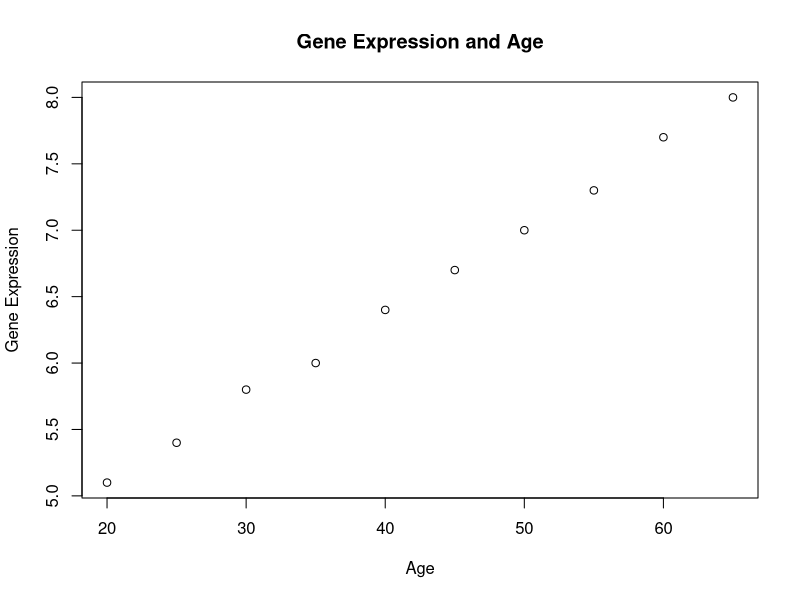
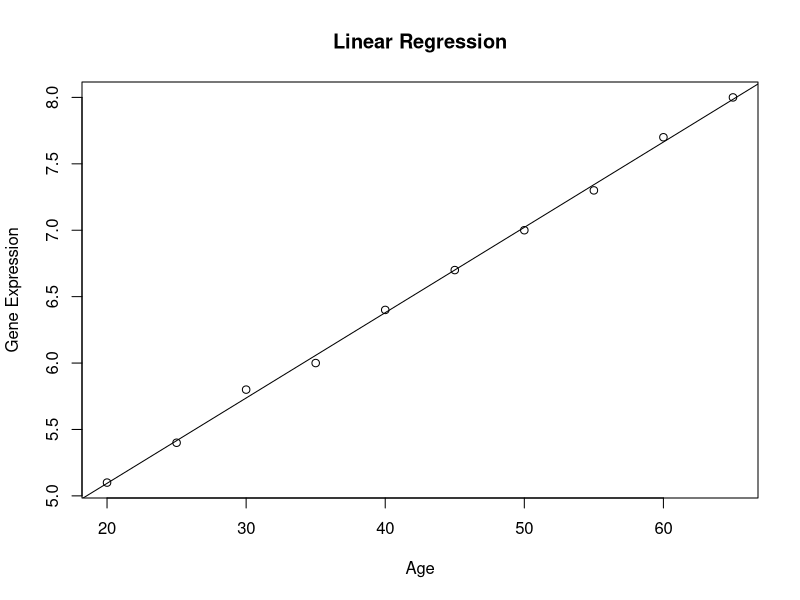
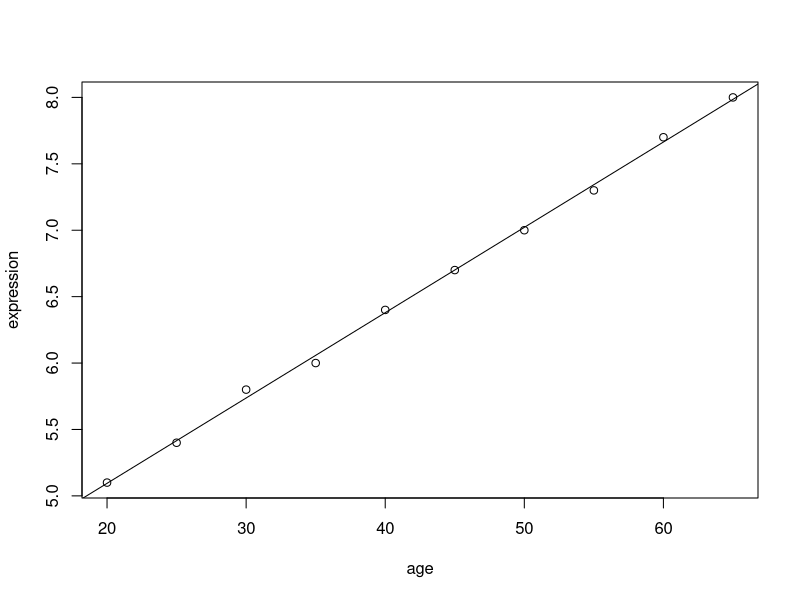
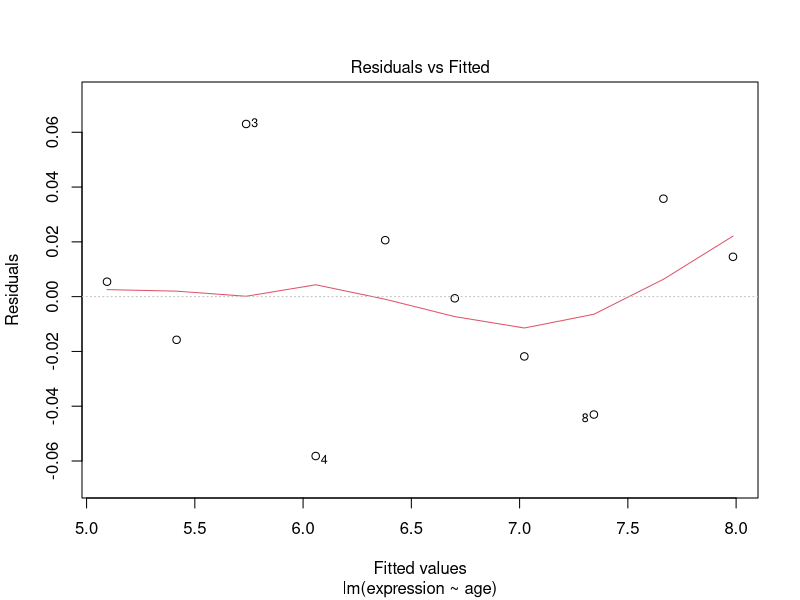
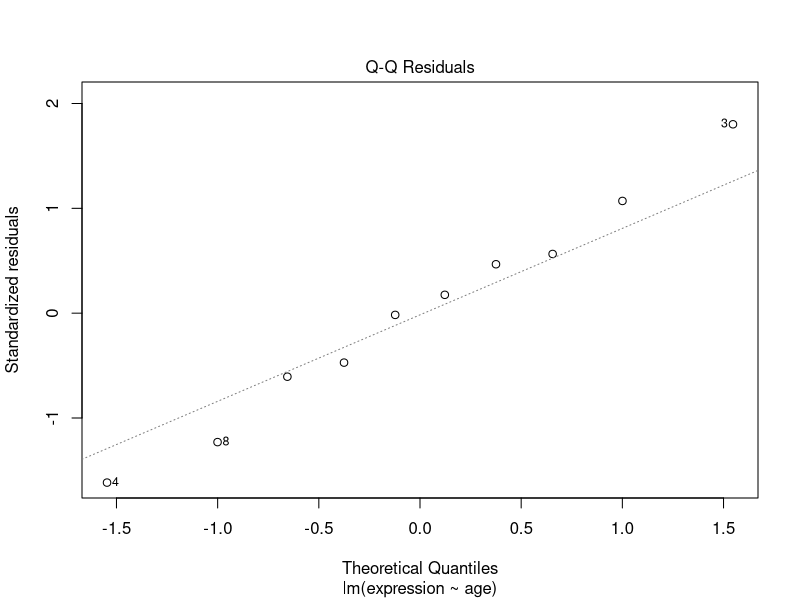
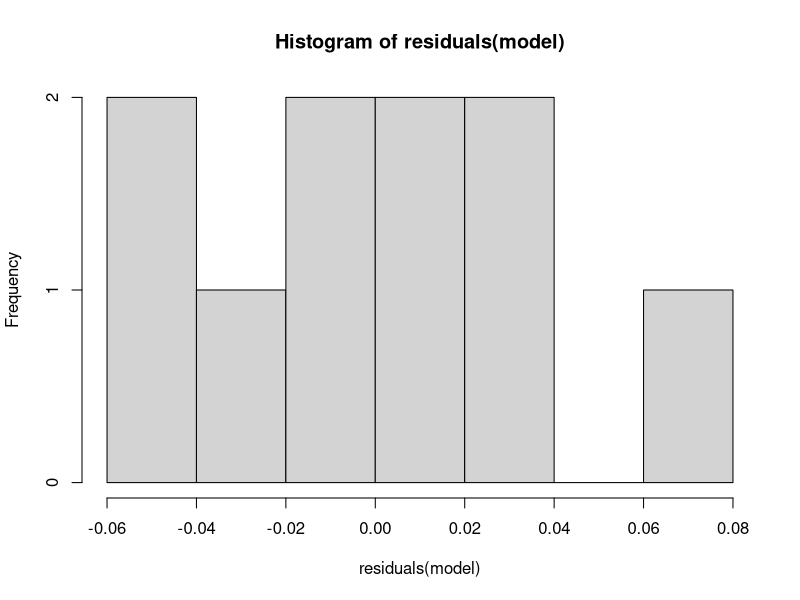
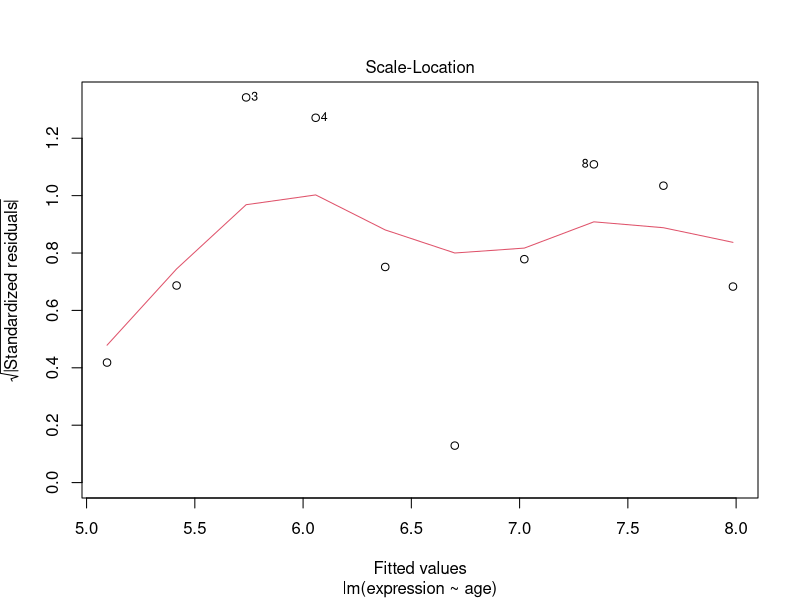
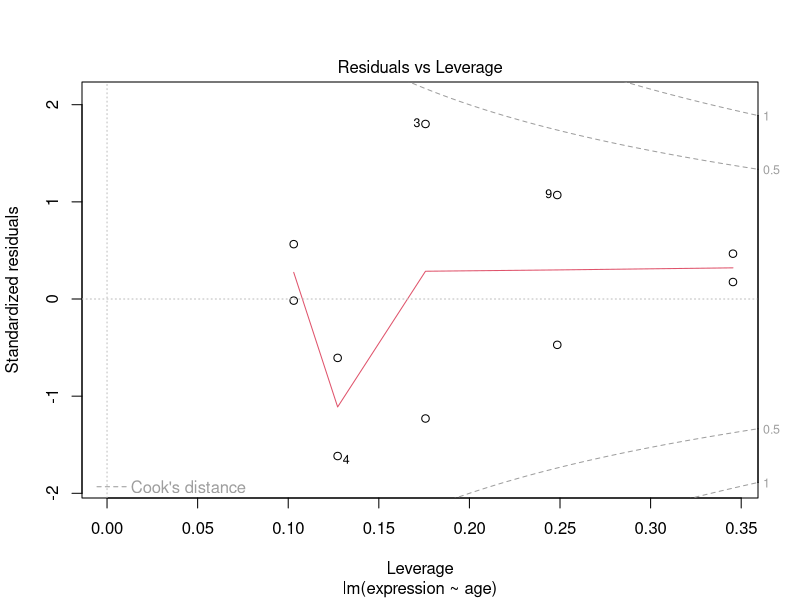

The R script that drew these images, in order:
# Linear Regression
# Linear regression models the relationship between a numerical outcome and one or more predictors.


# What is Linear Regression?

# Linear regression is used to describe and quantify
# the relationship between variables.

# Example biological questions:
# Does gene expression change with age?
# Is disease severity associated with a biomarker?
# Can one measurement predict another measurement?


# Regression Variables

# Outcome variable:
# The variable we want to explain or predict.

# Predictor variable:
# The variable used to explain or predict the outcome.

# Example:
# Gene expression = outcome
# Age = predictor


# Example Data

age <- c(
  20, 25, 30, 35, 40,
  45, 50, 55, 60, 65
)

expression <- c(
  5.1, 5.4, 5.8, 6.0, 6.4,
  6.7, 7.0, 7.3, 7.7, 8.0
)

data <- data.frame(
  age,
  expression
)

data


# Explore the Data

summary(data)

# Scatter plot

plot(
  age,
  expression,
  xlab = "Age",
  ylab = "Gene Expression",
  main = "Gene Expression and Age"
)


# Correlation Before Regression

# Correlation describes the strength of linear association.

cor(
  age,
  expression
)


# Simple Linear Regression

# A simple linear regression contains one predictor.

# Model:
# Y = intercept + slope × X + error

# Y = outcome
# X = predictor
# intercept = expected Y when X = 0
# slope = expected change in Y for a one-unit increase in X


# Fit the Model

model <- lm(
  expression ~ age,
  data = data
)

model


# Model Summary

summary(model)


# Understanding the Regression Output

# The output contains:
# Coefficients
# Standard errors
# t-statistics
# P-values
# Residual standard error
# R-squared
# Adjusted R-squared
# F-statistic


# Regression Coefficients

# Extract all coefficients.

coef(model)


# Extract the intercept

coef(model)[1]


# Extract the slope

coef(model)[2]


# Interpretation of the Slope

# The slope represents the expected change in the outcome
# for a one-unit increase in the predictor.

# Example:
# If slope = 0.06,
# expression is expected to increase by 0.06 units
# for each one-unit increase in age.


# Interpretation of the Intercept

# The intercept is the predicted outcome when the predictor equals zero.

# The intercept may not always have a meaningful biological interpretation
# if zero is outside the observed range or has no biological meaning.


# Regression Equation

intercept <- coef(model)[1]
slope <- coef(model)[2]

intercept
slope


# Predicted Expression

# Calculate fitted values from the model.

predicted <- predict(model)

predicted


# Add Predictions to the Data

data$predicted_expression <- predicted

data


# Residuals

# Residual = observed value - predicted value

residuals_model <- residuals(model)

residuals_model


# Add Residuals to the Data

data$residuals <- residuals_model

data


# Residual Sum

# Residuals should sum approximately to zero
# in ordinary least squares regression with an intercept.

sum(residuals_model)


# Plot Regression Line

plot(
  age,
  expression,
  xlab = "Age",
  ylab = "Gene Expression",
  main = "Linear Regression"
)

abline(
  model
)


# Confidence Interval for Regression Coefficients

confint(model)


# Confidence Interval for Slope

confint(
  model,
  "age"
)


# Confidence Interval for Intercept

confint(
  model,
  "(Intercept)"
)


# Statistical Test for the Slope

# The coefficient p-value tests:
# H0: slope = 0
# H1: slope != 0

summary(model)$coefficients


# Extract Slope P-value

slope_p <- summary(model)$coefficients[
  "age",
  "Pr(>|t|)"
]

slope_p


# Statistical Decision

alpha <- 0.05

if (slope_p < alpha) {
  print("Evidence of an association between age and expression")
} else {
  print("Insufficient evidence of an association")
}


# Important:
# A significant slope indicates evidence of association under the model.
# It does not establish causation.


# R-squared

# R-squared describes the proportion of outcome variation
# explained by the model.

summary(model)$r.squared


# Adjusted R-squared

# Adjusted R-squared accounts for the number of predictors in the model.

summary(model)$adj.r.squared


# R-squared Interpretation

# R-squared ranges from 0 to 1 in ordinary linear regression.

# R-squared closer to 1:
# More variation in the outcome is explained by the model.

# R-squared closer to 0:
# Less variation is explained by the model.

# A high R-squared does not prove that the model is biologically correct.


# F-statistic

# The F-test evaluates whether the regression model
# explains more variation than a model with no predictors.

summary(model)$fstatistic


# Overall Model P-value

# Extract the overall F-test p-value.

model_summary <- summary(model)

f_stat <- model_summary$fstatistic

model_p <- pf(
  f_stat[1],
  f_stat[2],
  f_stat[3],
  lower.tail = FALSE
)

model_p


# Simple Regression and Correlation

# In simple linear regression with one predictor,
# the test of the slope is closely related to the Pearson correlation test.

cor.test(
  age,
  expression
)

summary(model)


# Predictions

# Predict the expression value for a new age.

new_data <- data.frame(
  age = c(30, 50, 70)
)

predict(
  model,
  newdata = new_data
)


# Prediction with Confidence Interval

# Confidence interval for the mean predicted outcome.

predict(
  model,
  newdata = new_data,
  interval = "confidence"
)


# Prediction Interval

# Prediction interval describes uncertainty for an individual future observation.

predict(
  model,
  newdata = new_data,
  interval = "prediction"
)


# Confidence Interval vs Prediction Interval

# Confidence interval:
# Uncertainty around the mean response.

# Prediction interval:
# Uncertainty around an individual future observation.

# Prediction intervals are generally wider.


# Regression Assumptions

# Important assumptions include:
# Linear relationship
# Independent observations
# Constant variance of residuals
# Approximately normal residuals
# No highly influential observations


# Checking Linearity

# Plot the observed data and regression line.

plot(
  age,
  expression
)

abline(
  model
)

# The relationship should be reasonably described by a straight line.


# Residual vs Fitted Plot

# This plot helps assess linearity and constant variance.

plot(
  model,
  which = 1
)


# What to Look For

# Residuals should generally be scattered around zero.
# Strong curves may indicate non-linearity.
# Increasing or decreasing spread may indicate non-constant variance.


# Normal Q-Q Plot

# Q-Q plot assesses whether residuals are approximately normal.

plot(
  model,
  which = 2
)


# Residual Histogram

hist(
  residuals(model)
)


# Normality Test

# Shapiro-Wilk test evaluates evidence against normality.

shapiro.test(
  residuals(model)
)

# The test should not be used alone.
# Examine the Q-Q plot and study context as well.


# Scale-Location Plot

# This plot helps assess whether residual variability is approximately constant.

plot(
  model,
  which = 3
)


# Residuals vs Leverage

# This plot helps identify potentially influential observations.

plot(
  model,
  which = 5
)


# Influence Measures

# Cook's distance identifies observations that may strongly influence the model.

cooks_distance <- cooks.distance(model)

cooks_distance


# Plot Cook's Distance

plot(
  cooks_distance,
  type = "h",
  xlab = "Observation",
  ylab = "Cook's Distance"
)


# Influential Observations

# Potentially influential observations should be investigated.
# They should not automatically be removed.


# Example with a Potential Outlier

age_outlier <- c(
  20, 25, 30, 35, 40,
  45, 50, 55, 60, 65
)

expression_outlier <- c(
  5.1, 5.4, 5.8, 6.0, 6.4,
  6.7, 7.0, 7.3, 7.7, 12
)

outlier_data <- data.frame(
  age = age_outlier,
  expression = expression_outlier
)

outlier_model <- lm(
  expression ~ age,
  data = outlier_data
)

summary(outlier_model)

plot(
  age_outlier,
  expression_outlier
)

abline(
  outlier_model
)


# Do Not Automatically Remove Outliers

# An unusual observation may represent:
# Measurement error
# Data-entry error
# Technical problem
# Biological variation
# A real extreme biological observation

# Investigate the observation before deciding how to handle it.


# Multiple Linear Regression

# Multiple regression uses more than one predictor.

# Example:
# Gene expression may depend on age and disease status.

age <- c(
  20, 25, 30, 35, 40,
  45, 50, 55, 60, 65
)

expression <- c(
  5.1, 5.4, 5.8, 6.0, 6.4,
  6.7, 7.0, 7.3, 7.7, 8.0
)

sex <- factor(
  c(
    "F", "M", "F", "M", "F",
    "M", "F", "M", "F", "M"
  )
)

multiple_data <- data.frame(
  age,
  sex,
  expression
)

multiple_data


# Fit a Multiple Regression Model

multiple_model <- lm(
  expression ~ age + sex,
  data = multiple_data
)

summary(multiple_model)


# Interpretation

# The age coefficient represents the expected change in expression
# per unit increase in age while accounting for sex in the model.

# The sex coefficient represents the expected difference between
# the reference group and the other sex category while accounting for age.


# Categorical Predictors

# R automatically creates indicator variables for factor predictors.

levels(sex)


# Change the Reference Category

multiple_data$sex <- relevel(
  multiple_data$sex,
  ref = "M"
)

multiple_model_reference <- lm(
  expression ~ age + sex,
  data = multiple_data
)

summary(multiple_model_reference)


# Continuous and Categorical Predictors

# Regression can combine numerical and categorical predictors.

# Example:
# expression ~ age + sex


# Confounding

# A confounder is a variable related to both the predictor
# and the outcome that can distort their observed association.

# Including relevant confounders in a regression model
# can help estimate an association while accounting for them.

# Statistical adjustment does not automatically prove causality.


# Interaction

# An interaction occurs when the association between one predictor
# and the outcome depends on another variable.

# Example:
# The effect of treatment may differ by sex.

# Interaction model:
# outcome ~ treatment + sex + treatment:sex


# Example Interaction Model

treatment <- factor(
  c(
    "Control", "Control", "Control", "Control", "Control",
    "Treatment", "Treatment", "Treatment", "Treatment", "Treatment"
  )
)

sex <- factor(
  c(
    "F", "M", "F", "M", "F",
    "F", "M", "F", "M", "F"
  )
)

expression <- c(
  5.0, 5.2, 5.1, 5.3, 5.2,
  6.0, 6.8, 6.2, 7.0, 6.4
)

interaction_data <- data.frame(
  treatment,
  sex,
  expression
)


# Fit Interaction Model

interaction_model <- lm(
  expression ~ treatment * sex,
  data = interaction_data
)

summary(interaction_model)


# The * operator includes:
# Main effect of treatment
# Main effect of sex
# Treatment × sex interaction


# Model Comparison

# Compare a model with and without an interaction.

model_without_interaction <- lm(
  expression ~ treatment + sex,
  data = interaction_data
)

model_with_interaction <- lm(
  expression ~ treatment * sex,
  data = interaction_data
)

anova(
  model_without_interaction,
  model_with_interaction
)


# Regression and Biological Interpretation

# Regression can quantify associations between biological variables.

# Example:
# A positive age coefficient indicates that the predicted outcome
# increases as age increases, after accounting for other predictors.

# The coefficient alone should not be interpreted without considering:
# Units
# Confidence interval
# P-value
# Model assumptions
# Study design
# Confounding
# Biological context


# Statistical vs Biological Significance

# A statistically significant coefficient may represent
# a very small biological effect.

# A biologically meaningful association may be uncertain
# when the sample size is small or variability is high.

# Always consider effect size and confidence interval alongside p-value.


# Regression Workflow

# 1. Define the scientific question.
# 2. Define the outcome variable.
# 3. Identify the predictor variables.
# 4. Explore the data.
# 5. Visualize relationships.
# 6. Fit the regression model.
# 7. Examine coefficients.
# 8. Examine confidence intervals and p-values.
# 9. Evaluate R-squared when appropriate.
# 10. Check model assumptions.
# 11. Investigate influential observations.
# 12. Consider confounding and interactions.
# 13. Interpret results in biological context.


# Common Mistakes

# Mistake 1:
# Assuming regression proves causation.

# Mistake 2:
# Ignoring non-linearity.

# Mistake 3:
# Ignoring influential observations.

# Mistake 4:
# Reporting only the p-value.

# Mistake 5:
# Interpreting the intercept without considering whether
# the predictor value of zero is meaningful.

# Mistake 6:
# Including many predictors without considering study design
# or sample size.

# Mistake 7:
# Treating a high R-squared as proof of a good biological model.


# Key Takeaways

# Linear regression quantifies relationships between variables.
# The outcome is modeled as a function of predictor variables.
# The slope describes the expected change in the outcome per unit change
# in a predictor.
# The intercept is the predicted outcome when predictors equal zero.
# R-squared describes the proportion of outcome variation explained by the model.
# Confidence intervals describe uncertainty around coefficients.
# P-values evaluate evidence against a zero coefficient.
# Residual diagnostics help assess model assumptions.
# Multiple regression allows adjustment for additional predictors.
# Interaction terms test whether an association differs across groups.
# Regression describes statistical associations and does not by itself establish causation.
